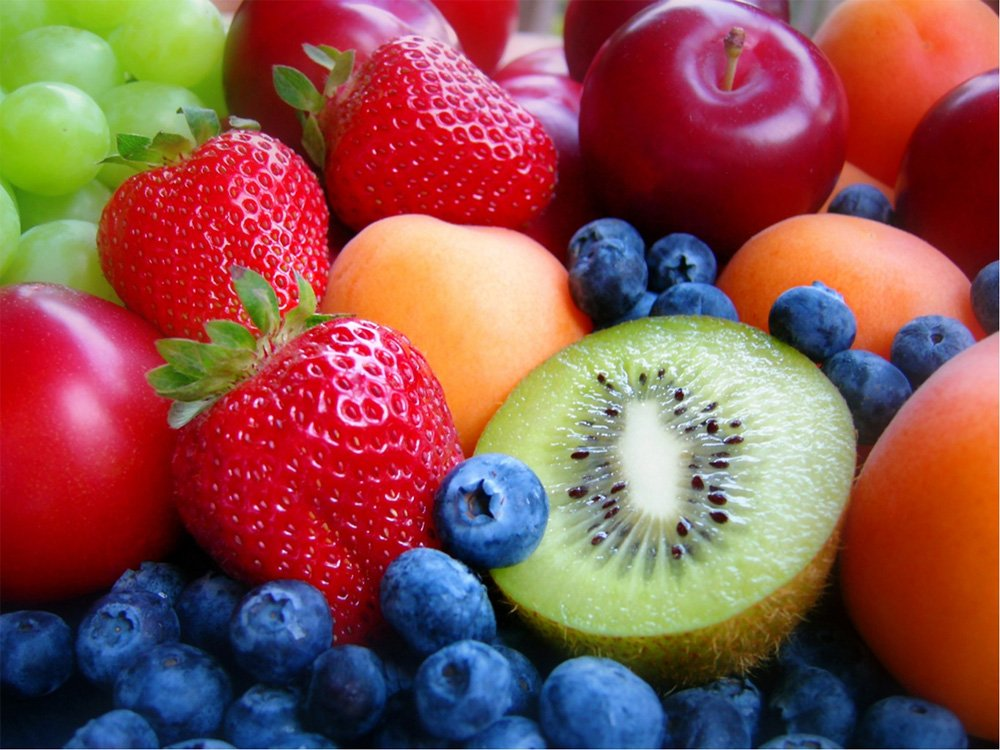
#> input picture frutas.jpg, 1000 x 750 px
$ jupyter execute 'Tarea 4 Métrica de evaluación segmentación.ipynb'
#> lines starting #> are read from the running program, lines starting #| are printed output that depends on the picture; after the words box and inside, x2 and y2 are one past the last pixel; in counts of white or black regions, pixels touching at a corner belong together; long printed decimals are rounded
# Juan Daniel Sarmient Abello

[cell 1]
import cv2
import numpy as np
import matplotlib.pyplot as plt

[cell 2]
imgSpk3 = cv2.imread('frutas.jpg')
#> imgSpk3 is the input picture: shape (750, 1000, 3); mean B, G, R 78.8, 83.1, 137.9
img1RGB = cv2.cvtColor(imgSpk3,cv2.COLOR_BGR2RGB)
tamaño = img1RGB.shape
#> tamaño = (750, 1000, 3)
tipo = img1RGB.dtype
plt.imshow(img1RGB)
print('tamaño y tipo',tamaño,tipo)
#| tamaño y tipo (750, 1000, 3) uint8

[cell 3]
# Creamos una copia para poderla manipular a nuestro antojo.
img1RGB_copy = np.copy(img1RGB)

[cell 4]
pixel_values = img1RGB_copy.reshape((-1, 3))
pixel_values = np.float32(pixel_values)

[cell 5]
# Abajo estamos aplicando K-Means. Como siempre, OpenCV es un poco complicado en su sintaxis, así que vamos por partes.

# Definimos el criterio de terminación del algoritmo. En este caso, terminaremos cuando la última actualización de los
# centroides sea menor a *epsilon* (cv2.TERM_CRITERIA_EPS), donde epsilon es 1.0 (último elemento de la tupla), o bien
# cuando se hayan completado 10 iteraciones (segundo elemento de la tupla, criterio cv2.TERM_CRITERIA_MAX_ITER).

[cell 6]
stop_criteria = (cv2.TERM_CRITERIA_EPS + cv2.TERM_CRITERIA_MAX_ITER, 10, 1.0)

[cell 7]
# Este es el número de veces que se correrá K-Means con diferentes inicializaciones. La función retornará los mejores
# resultados.
number_of_attempts = 10
# Esta es la estrategia para inicializar los centroides. En este caso, optamos por inicialización aleatoria.
centroid_initialization_strategy = cv2.KMEANS_RANDOM_CENTERS

[cell 8]
_, labels, centers = cv2.kmeans(pixel_values,
                                20,
                                None,
                                stop_criteria,
                                number_of_attempts,
                                centroid_initialization_strategy)
#> centers = 20 rows, first 8: [101.3, 153.7, 223], [62.55, 112.3, 181.3], [16.05, 12.35, 16.81], [151.5, 183.4, 101.3], [25.61, 55.99, 108.1], [143.3, 17.83, 12.67], [111.1, 133.6, 25.02], [247.5, 149.4, 90.49]
centers = np.uint8(centers)
#> centers = 20 rows, first 8: [101, 153, 222], [62, 112, 181], [16, 12, 16], [151, 183, 101], [25, 55, 108], [143, 17, 12], [111, 133, 25], [247, 149, 90]
segmented_data = centers[labels.flatten()]
segmented_image = segmented_data.reshape(img1RGB_copy.shape)
plt.imshow(segmented_image )

[cell 9]
R,G,B = cv2.split(img1RGB_copy)
figure, ax = plt.subplots(1, 3, figsize=(16, 8))

ax[0].imshow(R, cmap='gray')
ax[1].imshow(G, cmap='gray')
ax[2].imshow(B, cmap='gray')

[cell 10]
matriZR = np.ones(R.shape, dtype='uint8')*5
matriZG = np.ones(G.shape, dtype='uint8')*5
matriZB = np.ones(B.shape, dtype='uint8')*5

#Aumeto el brillo en la imgen en escala de grices
R_Mas = cv2.add(R, matriZR)
G_Mas = cv2.add(G, matriZG)
B_Mas = cv2.add(B, matriZB)

#Redicimos el brillo en la imgen en escala de grices
R_Men = cv2.subtract(R, matriZR)
G_Men = cv2.subtract(G, matriZG)
B_Men = cv2.subtract(B, matriZB)

[cell 11]
_, imgthreR = cv2.threshold(R_Mas,150,255, cv2.THRESH_BINARY)
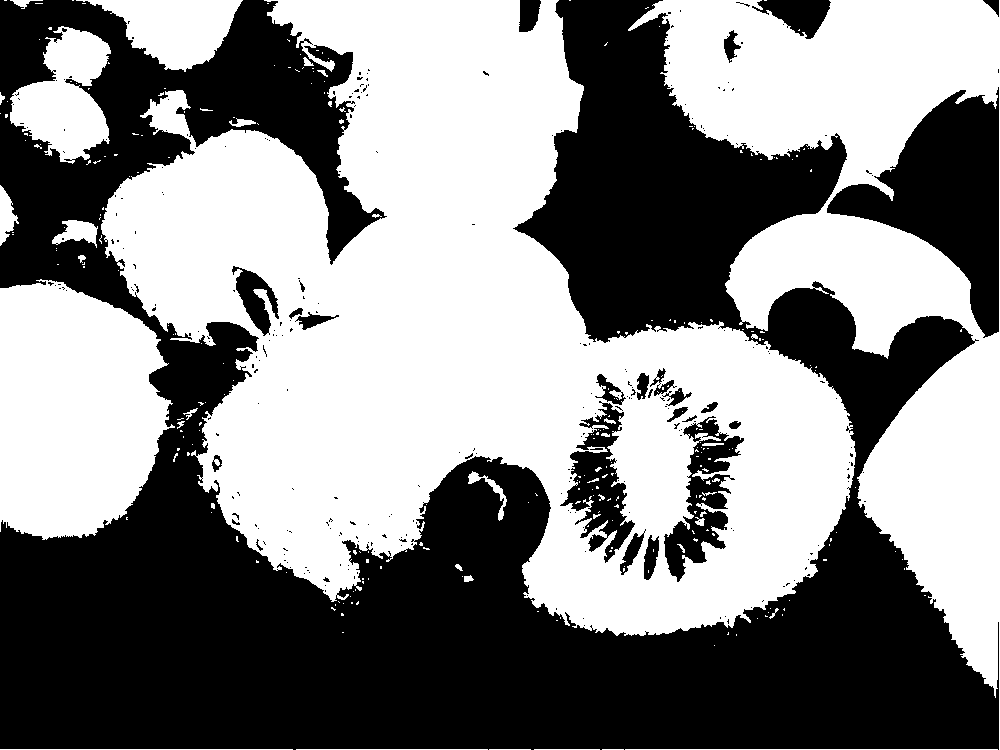
#> imgthreR: shape (750, 1000); 52.5% white; 280 black regions (253 under 20 px), largest, box (x1, y1, x2, y2) and area: (0, 0, 999, 750) 320207, (827, 87, 999, 338) 18749, (664, 416, 744, 582) 5056
_, imgthreG = cv2.threshold(G_Mas,150,255, cv2.THRESH_BINARY)
#> imgthreG: shape (750, 1000); 25.5% white; 479 white regions (383 under 20 px), largest, box (x1, y1, x2, y2) and area: (351, 215, 854, 637) 109465, (0, 0, 233, 286) 42230, (791, 215, 954, 326) 9424
_, imgthreB = cv2.threshold(B_Mas,150,255, cv2.THRESH_BINARY)
#> imgthreB: shape (750, 1000); 20.4% white; 622 white regions (472 under 20 px), largest, box (x1, y1, x2, y2) and area: (445, 330, 850, 600) 47112, (337, 0, 578, 158) 14059, (0, 639, 998, 750) 13386

figure, ax = plt.subplots(1, 3, figsize=(16, 8))

ax[0].imshow(imgthreR, cmap='gray')
ax[1].imshow(imgthreG, cmap='gray')
ax[2].imshow(imgthreB, cmap='gray')

[cell 12]
ImRGB = cv2.merge((imgthreR,imgthreG,imgthreB));
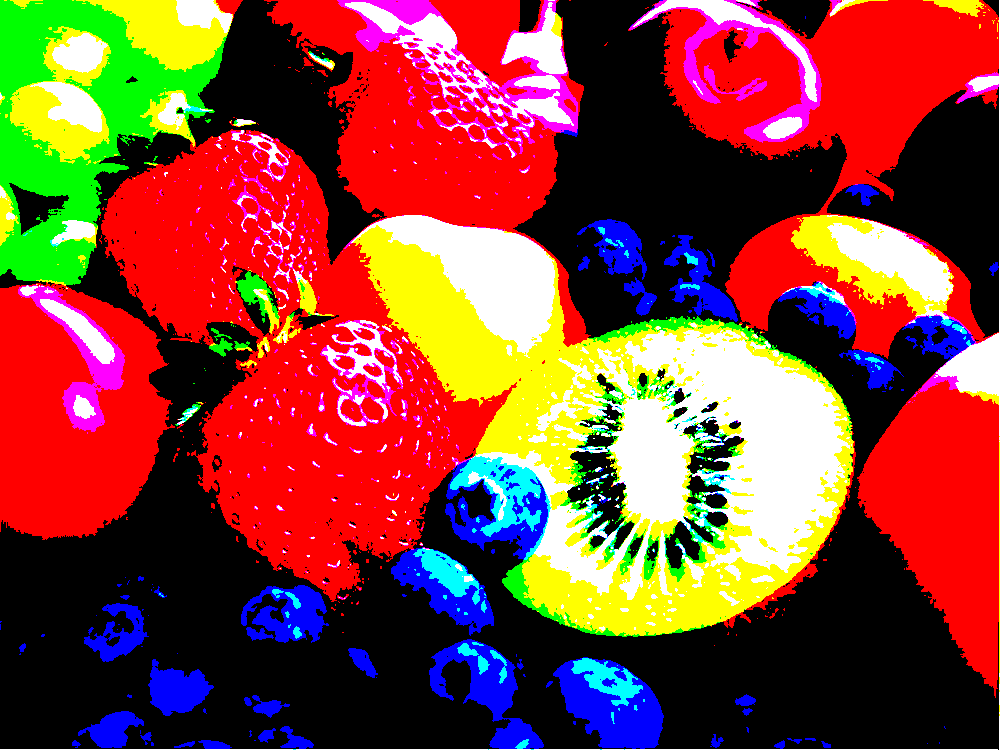
#> ImRGB: shape (750, 1000, 3); mean R, G, B 133.8, 65.1, 52

plt.imshow(ImRGB)

## Se utilizo la metrica de la intersección sobre la unión

[cell 13]
Inter = cv2.bitwise_and(segmented_image,ImRGB)
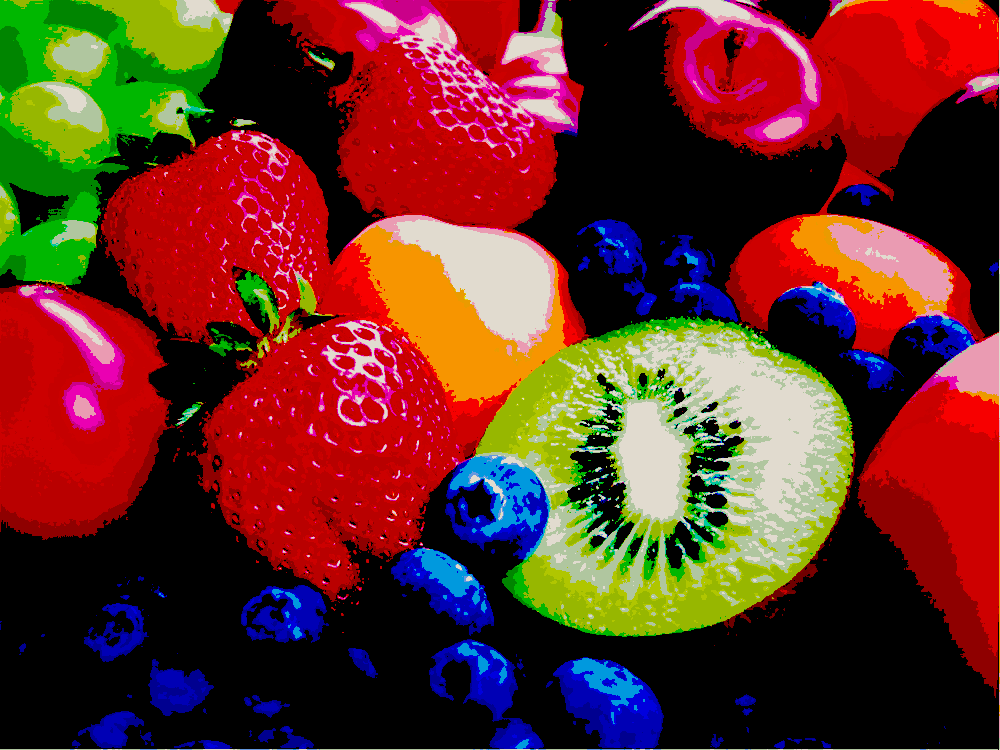
#> Inter: shape (750, 1000, 3); mean R, G, B 102.7, 46.7, 36.9
unio = cv2.bitwise_or(segmented_image,ImRGB)
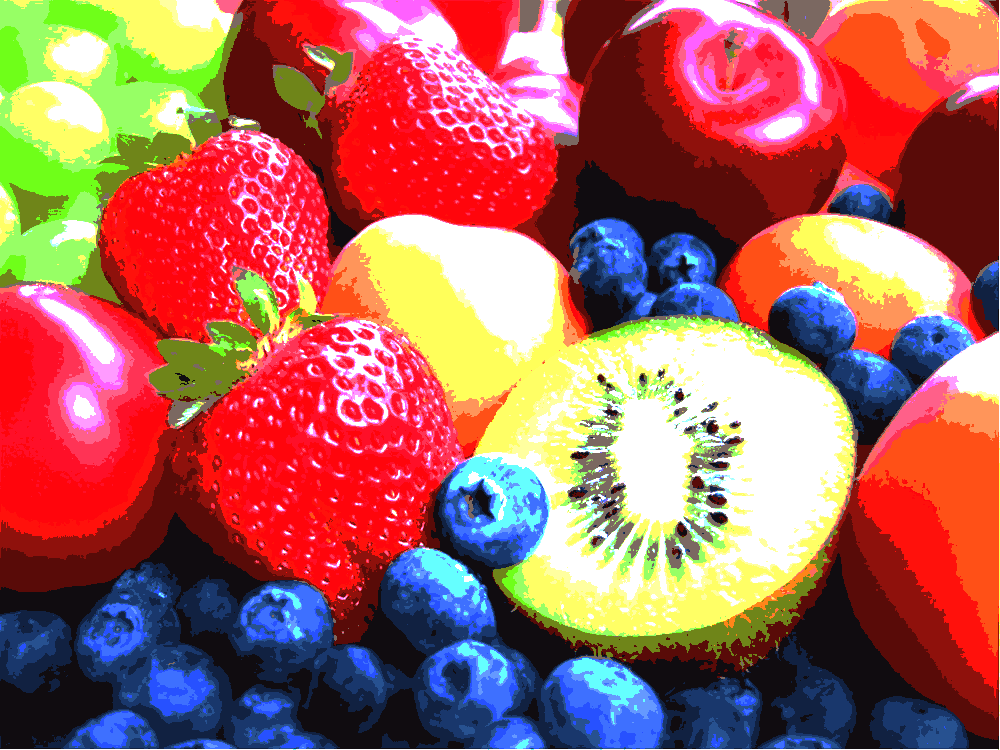
#> unio: shape (750, 1000, 3); mean R, G, B 168.5, 101, 93.5
#IoU = Inter//unio
Inter_M = np.linalg.norm(Inter)
#> Inter_M = 164602.3
unio_M = np.linalg.norm(unio)
#> unio_M = 236735
IoU = (float(Inter_M)/float(unio_M))
#> IoU = 0.695
print(IoU)
#| 0.6953

[cell 14]
from skimage import io
from skimage.color import label2rgb
from skimage.segmentation import slic
from skimage import data, segmentation, color
import skimage.future
import skimage.graph as graph
from skimage.data import astronaut

[cell 15]
img = astronaut()
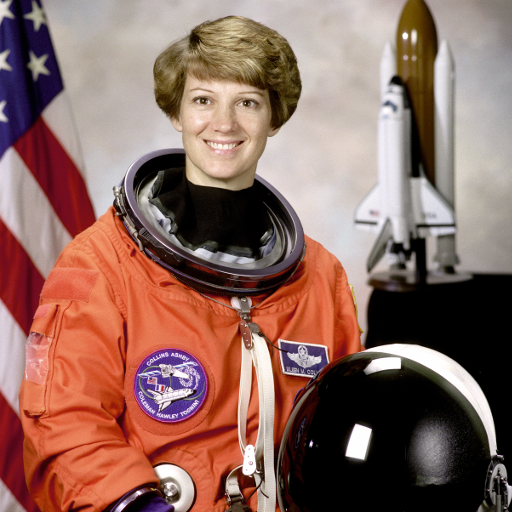
#> input picture skimage.data.astronaut(), 512 x 512 px
#> img is the input picture: shape (512, 512, 3); mean R, G, B 141.6, 105.8, 96.5
#slic
labels1 = slic(img,10,10,sigma=10,enforce_connectivity=True)
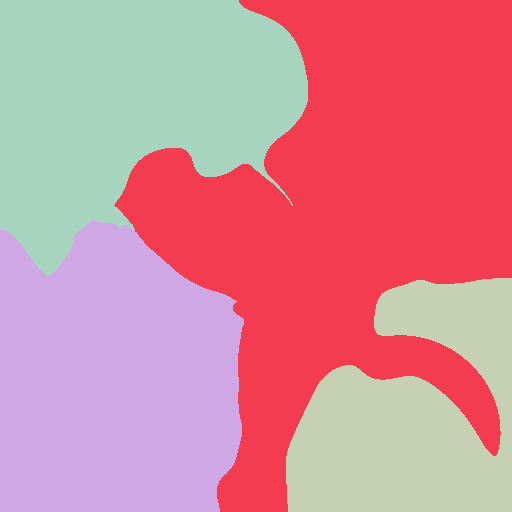
#> labels1: shape (512, 512) int64; 4 distinct labels, from 1 to 4; one colour per label, 0 black
out1 = color.label2rgb(labels1, img,kind='avg')
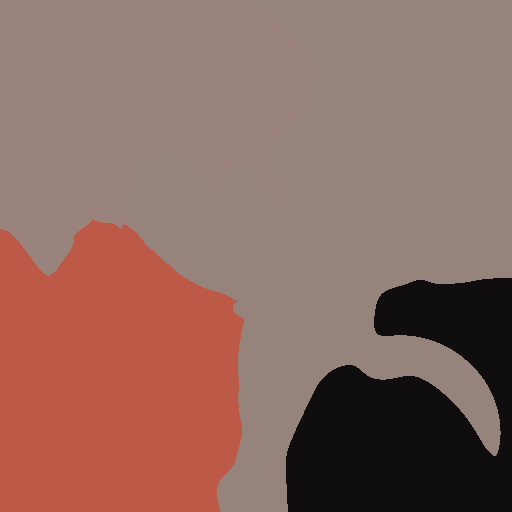
#> out1: shape (512, 512, 3); mean R, G, B 141, 105.3, 96.3

#Ncut

g=graph.rag_mean_color(img, labels1, mode='similarity')
labels2 = graph.cut_normalized(labels1,g)
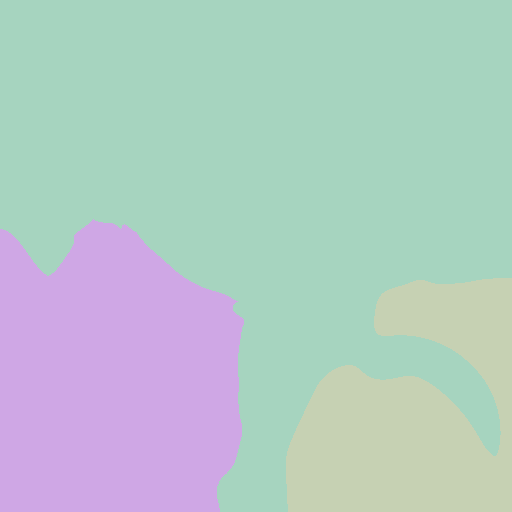
#> labels2: shape (512, 512) int64; 3 distinct labels, from 1 to 4; one colour per label, 0 black
out2 = color.label2rgb(labels2, img,kind='avg')

[cell 16]
plt.figure(1,figsize=(10,5))
plt.subplot(121),plt.imshow(out1,cmap='gray')
plt.title('SLIC'),plt.xticks([]),plt.yticks([])
plt.subplot(122),plt.imshow(out2,cmap='gray')
plt.title('NCut'),plt.xticks([]),plt.yticks([])

[cell 17]
figure, ax = plt.subplots(1, 2, figsize=(16, 8))

ax[0].imshow(out1, cmap='gray')
ax[1].imshow(out2, cmap='gray')
